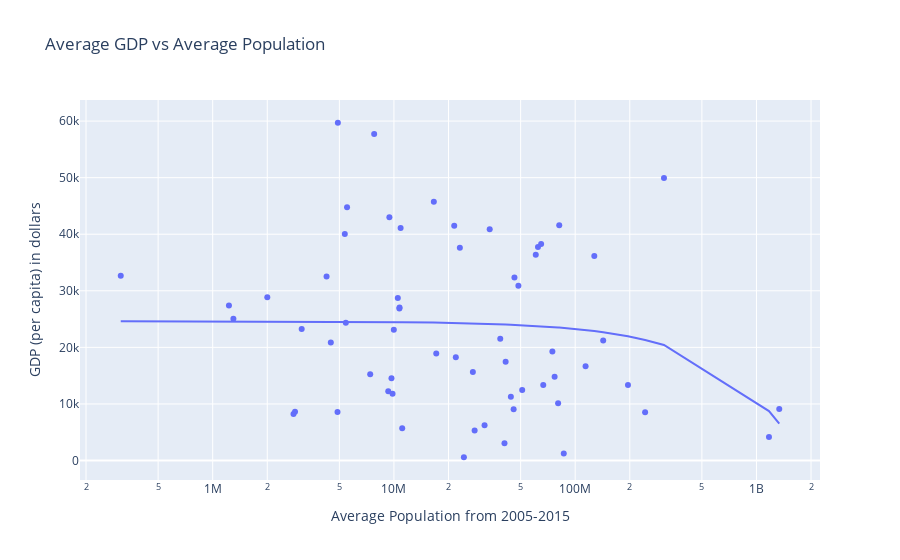

Notebook code for this chart:
### Code cell
fig = px.scatter(
                 oad,
                 x = oad["Average Pop"],
                 y = oad["Average GDP"],
                 trendline="ols",
                 labels={"Average GDP" :"GDP (per capita) in dollars",
                 "Average Pop" : "Average Population from 2005-2015"},
                 title=f"Average GDP vs Average Population",
                 hover_data=["Country"],
                 log_x=True,
                )
fig.show()

### Figure 1 — Plotly figure (JSON) as saved in the notebook; plotly's stock layout.template omitted (floating-point values rounded to 4 significant figures)
{"data": [{"customdata": [["United States"], ["China"], ["Great Britain"], ["Russia"], ["South Korea"], ["Germany"], ["France"], ["Australia"], ["Italy"], ["Hungary"], ["Japan"], ["Iran"], ["Netherlands"], ["New Zealand"], ["Ukraine"], ["Cuba"], ["Spain"], ["Jamaica"], ["Czech Republic"], ["South Africa"], ["North Korea"], ["Brazil"], ["Kazakhstan"], ["Poland"], ["Ethiopia"], ["Croatia"], ["Canada"], ["Belarus"], ["Kenya"], ["Denmark"], ["Romania"], ["Azerbaijan"], ["Switzerland"], ["Norway"], ["Lithuania"], ["Sweden"], ["Colombia"], ["Mexico"], ["Georgia"], ["Argentina"], ["Slovenia"], ["Trinidad and Tobago"], ["Turkey"], ["Dominican Republic"], ["Chinese Taipei"], ["Bahamas"], ["Venezuela"], ["Egypt"], ["India"], ["Mongolia"], ["Thailand"], ["Bulgaria"], ["Finland"], ["Indonesia"], ["Slovakia"], ["Belgium"], ["Estonia"], ["Portugal"], ["Uzbekistan"], ["Greece"], ["Morocco"]], "hovertemplate": "Average Population from 2005-2015=%{x}<br>GDP (per capita) in dollars=%{y}<br>Country=%{customdata[0]}<extra></extra>", "legendgroup": "", "marker": {"color": "#636efa", "symbol": "circle"}, "mode": "markers", "name": "", "orientation": "v", "showlegend": false, "type": "scatter", "x": [308895500, 1335783250, 62318750, 142699500, 48599000, 81646250, 64874000, 21504250, 60598000, 9985500, 127449000, 76989000, 16599000, 4248500, 45742750, 11107250, 46216000, 2846000, 10503500, 51006750, 24314250, 195487750, 17112750, 38588500, 86476750, 4483750, 33751750, 9689750, 40715250, 5511750, 21946250, 9302750, 7777750, 4904250, 3097500, 9437750, 44159250, 114109500, 4882250, 41325500, 2001000, 1229500, 74813500, 9823000, 23099500, 311000, 27248500, 80494000, 1172222000, 2791000, 66633000, 7395750, 5356500, 243021250, 5427000, 10881500, 1301000, 10716250, 27868000, 10736250, 31620000], "xaxis": "x", "y": [49920.0, 9113.0, 37750.0, 21200.0, 30890.0, 41600.0, 38280.0, 41490.0, 36370.0, 23105, 36150.0, 14800, 45760.0, 32510.0, 9071, 5722.0, 32370.0, 8618.0, 28730.0, 12460.0, 577.2, 13340.0, 18920.0, 21511, 1231, 20850.0, 40860.0, 14560.0, 3067.0, 44780.0, 18250.0, 12230, 57700.0, 59706, 23240.0, 43020.0, 11280.0, 16660.0, 8585, 17450.0, 28867, 27380.0, 19280.0, 11790.0, 37630.0, 32640, 15670.0, 10140.0, 4176, 8227, 13340.0, 15250.0, 40040.0, 8540.0, 24350.0, 41100.0, 25067, 26860.0, 5308.0, 27033, 6221], "yaxis": "y"}, {"hovertemplate": "<b>OLS trendline</b><br>Average GDP = -1.35409e-05 * Average Pop + 24609.5<br>R<sup>2</sup>=0.043618<br><br>Average Population from 2005-2015=%{x}<br>GDP (per capita) in dollars=%{y} <b>(trend)</b><extra></extra>", "legendgroup": "", "marker": {"color": "#636efa", "symbol": "circle"}, "mode": "lines", "name": "", "showlegend": false, "type": "scatter", "x": [311000, 1229500, 1301000, 2001000, 2791000, 2846000, 3097500, 4248500, 4483750, 4882250, 4904250, 5356500, 5427000, 5511750, 7395750, 7777750, 9302750, 9437750, 9689750, 9823000, 9985500, 10503500, 10716250, 10736250, 10881500, 11107250, 16599000, 17112750, 21504250, 21946250, 23099500, 24314250, 27248500, 27868000, 31620000, 33751750, 38588500, 40715250, 41325500, 44159250, 45742750, 46216000, 48599000, 51006750, 60598000, 62318750, 64874000, 66633000, 74813500, 76989000, 80494000, 81646250, 86476750, 114109500, 127449000, 142699500, 195487750, 243021250, 308895500, 1172222000, 1335783250], "xaxis": "x", "y": [24610.0, 24590.0, 24590.0, 24580.0, 24570.0, 24570.0, 24570.0, 24550.0, 24550.0, 24540.0, 24540.0, 24540.0, 24540.0, 24530.0, 24510.0, 24500.0, 24480.0, 24480.0, 24480.0, 24480.0, 24470.0, 24470.0, 24460.0, 24460.0, 24460.0, 24460.0, 24380.0, 24380.0, 24320.0, 24310.0, 24300.0, 24280.0, 24240.0, 24230.0, 24180.0, 24150.0, 24090.0, 24060.0, 24050.0, 24010.0, 23990.0, 23980.0, 23950.0, 23920.0, 23790.0, 23770.0, 23730.0, 23710.0, 23600.0, 23570.0, 23520.0, 23500.0, 23440.0, 23060.0, 22880.0, 22680.0, 21960.0, 21320.0, 20430.0, 8737.0, 6522.0], "yaxis": "y"}], "layout": {"legend": {"tracegroupgap": 0}, "title": {"text": "Average GDP vs Average Population"}, "xaxis": {"anchor": "y", "domain": [0, 1], "title": {"text": "Average Population from 2005-2015"}, "type": "log"}, "yaxis": {"anchor": "x", "domain": [0, 1], "title": {"text": "GDP (per capita) in dollars"}}}}
